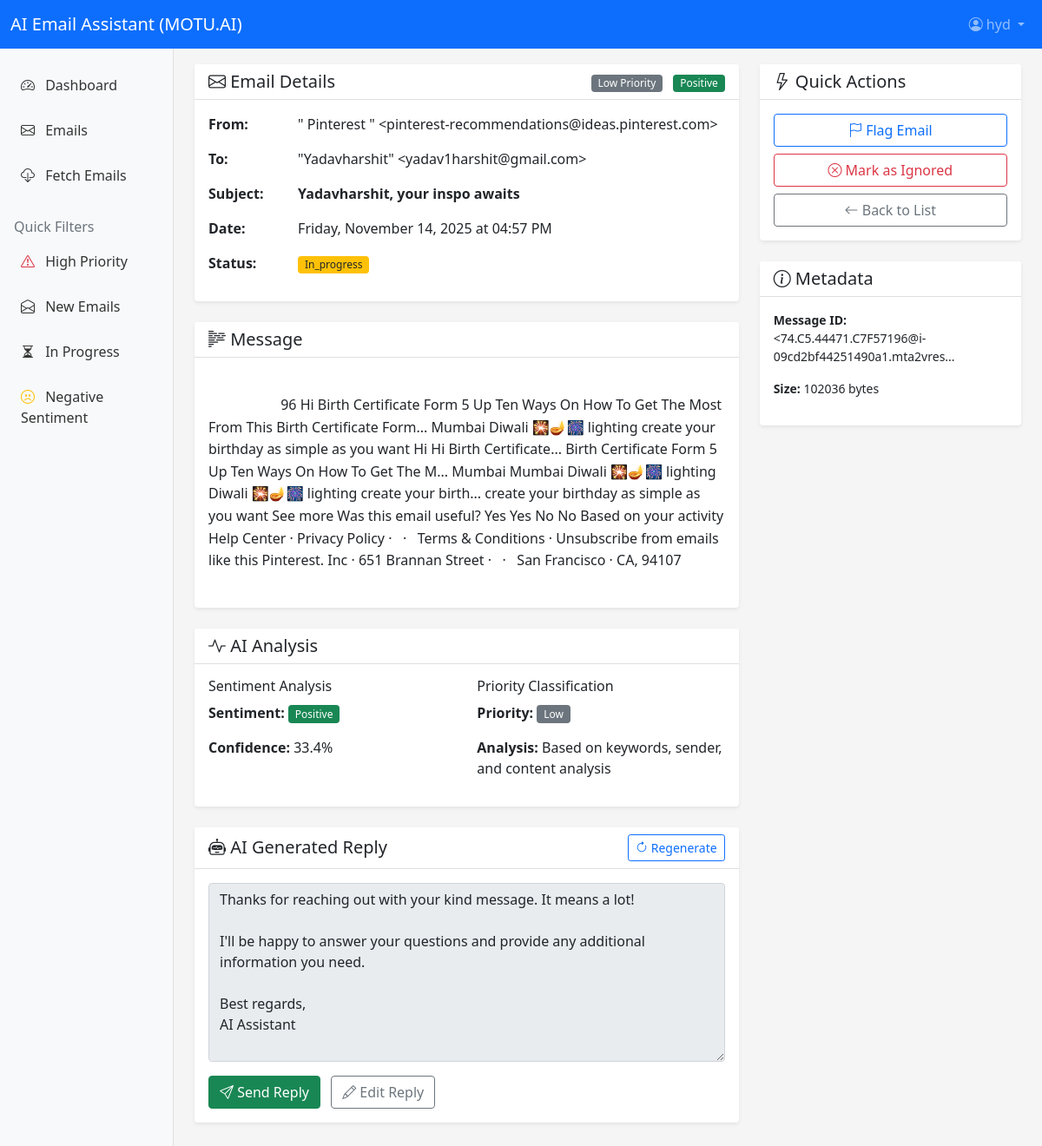
/email/2 (signed in), run on the app's committed database.
### app/models.py (models this page shows, shortened)
class User(UserMixin, db.Model):
    __tablename__ = 'users'
    id = db.Column(db.Integer, primary_key=True)
    email = db.Column(db.String(120), unique=True, nullable=False, index=True)
    username = db.Column(db.String(80), unique=True, nullable=False)
    password_hash = db.Column(db.String(255), nullable=False)
    is_active = db.Column(db.Boolean, default=True)
    is_admin = db.Column(db.Boolean, default=False)
    created_at = db.Column(db.DateTime, default=datetime.utcnow)
    last_login = db.Column(db.DateTime)
    emails = db.relationship('Email', backref='user', lazy='dynamic')
    ai_usage = db.relationship('AIModelUsage', backref='user', lazy='dynamic')

class Email(db.Model):
    __tablename__ = 'emails'
    id = db.Column(db.Integer, primary_key=True)
    message_id = db.Column(db.String(255), unique=True, nullable=False, index=True)
    user_id = db.Column(db.Integer, db.ForeignKey('users.id'), nullable=False)
    thread_id = db.Column(db.Integer, db.ForeignKey('email_threads.id'), nullable=True)
    from_address = db.Column(db.String(255), nullable=False, index=True)
    to_address = db.Column(db.String(255), nullable=False)
    cc_address = db.Column(db.String(500))
    subject = db.Column(db.String(500), nullable=False)
    body = db.Column(db.Text)
    body_plain = db.Column(db.Text)
    body_html = db.Column(db.Text)
    received_at = db.Column(db.DateTime, nullable=False, index=True)
    created_at = db.Column(db.DateTime, default=datetime.utcnow)
    replied_at = db.Column(db.DateTime)
    sentiment = db.Column(db.String(20), index=True)  # positive, negative, neutral
    sentiment_score = db.Column(db.Float)  # confidence score
    priority = db.Column(db.String(20), index=True)  # high, medium, low
    status = db.Column(db.String(20), default='new', index=True)  # new, in_progress, replied, ignored
    is_read = db.Column(db.Boolean, default=False)
    is_flagged = db.Column(db.Boolean, default=False)
    generated_reply = db.Column(db.Text)
    ai_model_used = db.Column(db.String(50))
    message_size = db.Column(db.Integer)
    in_reply_to = db.Column(db.String(255))
    references = db.Column(db.Text)
    __table_args__ = (
        db.Index('idx_email_user_status', 'user_id', 'status'),
        db.Index('idx_email_user_priority', 'user_id', 'priority'),
        db.Index('idx_email_user_sentiment', 'user_id', 'sentiment'),
        db.Index('idx_email_received_at', 'received_at'),
    )
    @property
    def sentiment_badge_class(self):
        classes = {
            'positive': 'badge-success',
            'negative': 'badge-danger',
            'neutral': 'badge-secondary'
        }
        return classes.get(self.sentiment, 'badge-secondary')
    @property
    def priority_badge_class(self):
        classes = {
            'high': 'badge-danger',
            'medium': 'badge-warning',
            'low': 'badge-secondary'
        }
        return classes.get(self.priority, 'badge-secondary')
    @property
    def status_badge_class(self):
        classes = {
            'new': 'badge-primary',
            'in_progress': 'badge-warning',
            'replied': 'badge-success',
            'ignored': 'badge-secondary'
        }
        return classes.get(self.status, 'badge-secondary')

### app/main/routes.py (the view)
@bp.route("/email/<int:email_id>")
@login_required
def email_detail(email_id):
    master_user_id = get_master_user_id()
    email = Email.query.filter_by(id=email_id, user_id=master_user_id).first_or_404()
    if not email.is_read:
        email.is_read = True
        db.session.commit()
    return render_template(
        "main/email_detail.html", title="Email Details", email=email
    )

### app/main/routes.py (called while the page is built)
def get_master_user_id() -> int:
    imap_email = current_app.config.get("IMAP_USERNAME") or os.getenv("IMAP_USERNAME")
    if imap_email:
        master = User.query.filter_by(email=imap_email).first()
        if master:
            return master.id
    fallback = User.query.filter_by(is_active=True).order_by(User.id.asc()).first()
    if fallback:
        return fallback.id
    if current_user and current_user.is_authenticated:
        return current_user.id
    return 1

### app/models.py (called while the page is built)
@login_manager.user_loader
def load_user(user_id):
    return User.query.get(int(user_id))

### app/templates/main/email_detail.html (shortened to what this page needs)
{% extends "base.html" %}
{% block content %}
<div class="row">
    <div class="col-md-8">
        <div class="card mb-4">
            <div class="card-header d-flex justify-content-between align-items-center">
                <h5 class="mb-0"><i class="bi bi-envelope"></i> Email Details</h5>
                <div>
                    <span class="badge {{ email.priority_badge_class }} me-2">{{ email.priority|title }} Priority</span>
                    <span class="badge {{ email.sentiment_badge_class }}">{{ email.sentiment|title }}</span>
                </div>
            </div>
            <div class="card-body">
                <div class="row mb-3">
                    <div class="col-md-2"><strong>From:</strong></div>
                    <div class="col-md-10">{{ email.from_address }}</div>
                </div>
                <div class="row mb-3">
                    <div class="col-md-2"><strong>To:</strong></div>
                    <div class="col-md-10">{{ email.to_address }}</div>
                </div>
                <div class="row mb-3">
                    <div class="col-md-2"><strong>Subject:</strong></div>
                    <div class="col-md-10"><strong>{{ email.subject }}</strong></div>
                </div>
                <div class="row mb-3">
                    <div class="col-md-2"><strong>Date:</strong></div>
                    <div class="col-md-10">{{ email.received_at.strftime('%A, %B %d, %Y at %I:%M %p') }}</div>
                </div>
                <div class="row mb-3">
                    <div class="col-md-2"><strong>Status:</strong></div>
                    <div class="col-md-10">
                        <span class="badge {{ email.status_badge_class }}">{{ email.status|title }}</span>
                    </div>
                </div>
            </div>
        </div>
        <div class="card mb-4">
            <div class="card-header">
                <h5 class="mb-0"><i class="bi bi-body-text"></i> Message</h5>
            </div>
            <div class="card-body">
                <div class="email-body">
                    {{ email.body|replace('\n', '<br>')|safe }}
                </div>
            </div>
        </div>
        <div class="card mb-4">
            <div class="card-header">
                <h5 class="mb-0"><i class="bi bi-activity"></i> AI Analysis</h5>
            </div>
            <div class="card-body">
                <div class="row">
                    <div class="col-md-6">
                        <h6>Sentiment Analysis</h6>
                        <p>
                            <strong>Sentiment:</strong>
                            <span class="badge {{ email.sentiment_badge_class }}">
                                {{ email.sentiment|title }}
                            </span>
                        </p>
                        <p><strong>Confidence:</strong> {{ (email.sentiment_score * 100)|round(1) }}%</p>
                    </div>
                    <div class="col-md-6">
                        <h6>Priority Classification</h6>
                        <p>
                            <strong>Priority:</strong>
                            <span class="badge {{ email.priority_badge_class }}">
                                {{ email.priority|title }}
                            </span>
                        </p>
                        <p><strong>Analysis:</strong> Based on keywords, sender, and content analysis</p>
                    </div>
                </div>
            </div>
        </div>
        {% if email.generated_reply %}
        <div class="card mb-4" id="reply">
            <div class="card-header d-flex justify-content-between align-items-center">
                <h5 class="mb-0"><i class="bi bi-robot"></i> AI Generated Reply</h5>
                <div>
                    <form method="POST" action="{{ url_for('main.generate_email_reply', email_id=email.id) }}" class="d-inline">
                        <button type="submit" class="btn btn-sm btn-outline-primary">
                            <i class="bi bi-arrow-clockwise"></i> Regenerate
                        </button>
                    </form>
                </div>
            </div>
            <div class="card-body">
                <textarea class="form-control" rows="8" id="replyText" readonly>{{ email.generated_reply }}</textarea>
                <div class="mt-3">
                    <form method="POST"
                          action="{{ url_for('main.send_email_reply', email_id=email.id) }}"
                          onsubmit="prepareReply()">
                        <button type="submit" class="btn btn-success me-2">
                            <i class="bi bi-send"></i> Send Reply
                        </button>
                        <button type="button" class="btn btn-outline-secondary"
                                onclick="editReply(this)">
                            <i class="bi bi-pencil"></i> Edit Reply
                        </button>
                    </form>
                </div>
            </div>
        </div>
        {% endif %}
    </div>
    <div class="col-md-4">
        <div class="card mb-4">
            <div class="card-header">
                <h5 class="mb-0"><i class="bi bi-lightning"></i> Quick Actions</h5>
            </div>
            <div class="card-body">
                <div class="d-grid gap-2">
                    <button class="btn btn-outline-primary"
                            onclick="toggleFlagEmail({{ email.id }}, {{ 'true' if email.is_flagged else 'false' }})">
                        <i class="bi {% if email.is_flagged %}bi-flag-fill{% else %}bi-flag{% endif %}"></i>
                        {% if email.is_flagged %}Remove Flag{% else %}Flag Email{% endif %}
                    </button>
                    <button type="button"
                            class="btn btn-outline-danger"
                            onclick="updateEmailStatus({{ email.id }}, 'ignored')">
                        <i class="bi bi-x-circle"></i> Mark as Ignored
                    </button>
                    <a href="{{ url_for('main.emails_list') }}" class="btn btn-outline-secondary">
                        <i class="bi bi-arrow-left"></i> Back to List
                    </a>
                </div>
            </div>
        </div>
        <div class="card mb-4">
            <div class="card-header">
                <h5 class="mb-0"><i class="bi bi-info-circle"></i> Metadata</h5>
            </div>
            <div class="card-body">
                <small>
                    <p><strong>Message ID:</strong><br>{{ email.message_id[:50] }}...</p>
                    <p><strong>Size:</strong> {{ email.message_size }} bytes</p>
                </small>
            </div>
        </div>
    </div>
</div>
{% endblock %}

### app/templates/partials/_navbar.html (shortened to what this page needs)
<nav class="navbar navbar-expand-lg navbar-dark bg-primary fixed-top">
    <div class="container-fluid">
        <a class="navbar-brand" href="{{ url_for('main.index') }}">
             AI Email Assistant (MOTU.AI)
        </a>
        <div class="collapse navbar-collapse" id="navbarNav">
            <ul class="navbar-nav ms-auto">
                {% if current_user.is_authenticated %}
                    <li class="nav-item dropdown">
                        <a class="nav-link dropdown-toggle" href="#" id="navbarDropdown" role="button" data-bs-toggle="dropdown">
                            <i class="bi bi-person-circle"></i> {{ current_user.username }}
                        </a>
                    </li>
                {% endif %}
            </ul>
        </div>
    </div>
</nav>

### app/static/css/main.css (style rules this page uses)
:root { --primary-color: #0d6efd; --secondary-color: #6c757d; --success-color: #198754; --danger-color: #dc3545; --warning-color: #ffc107; --info-color: #0dcaf0; --light-color: #f8f9fa; --dark-color: #212529; }
body { padding-top: 50px; }
body { font-family: 'Segoe UI', Tahoma, Geneva, Verdana, sans-serif; background-color: #f5f5f5; }
.card { border: none; box-shadow: 0 0.125rem 0.25rem rgba(0, 0, 0, 0.075); transition: box-shadow 0.3s ease; }
.card-header { background-color: #fff; border-bottom: 1px solid rgba(0, 0, 0, 0.125); font-weight: 600; }
.badge { font-weight: 500; padding: 0.35em 0.65em; }
.email-body { line-height: 1.6; white-space: pre-wrap; word-wrap: break-word; }
.card { animation: fadeInUp 0.3s ease-out; }
.navbar, .navbar-nav, .nav-item { overflow: visible !important; }
.badge-success { background-color: var(--success-color); color: #fff; }
.badge-warning { background-color: var(--warning-color); color: #212529; }
.badge-secondary { background-color: var(--secondary-color); color: #fff; }

### data on the page
User: username "hyd"
Email: priority "Low", sentiment "Positive", from_address "\" Pinterest \" <pinterest-recommendations@ideas.pinterest.com>", to_address "\"Yadavharshit\" <yadav1harshit@gmail.com>", subject "Yadavharshit, your inspo awaits", received_at "Friday, November 14, 2025 at 04:57 PM", status "In_progress", body "96 Hi Birth Certificate Form 5 Up Ten Ways On How To Get The Most From This Birth Certificate Form... Mumbai Diwali 🎇🪔🎆 lighting create your birthday as simple as you want Hi Hi Birth Certificate... Birth Certificate Form 5 Up Ten Ways On How To Get The M... Mumbai Mumbai Diwali 🎇🪔🎆 lighting Diwali 🎇🪔🎆 lighting create your birth... create your birthday as simple as you want See more Was this email useful? Yes Yes No No Based on your activity Help Center · Privacy Policy · · Terms & Conditions · Unsubscribe from emails like this Pinterest. Inc · 651 Brannan Street · · San Francisco · CA, 94107", (email.sentiment_score*100)|round(1) "33.4", generated_reply "Thanks for reaching out with your kind message. It means a lot! I'll be happy to answer your questions and provide any additional information you need. Best regards, AI Assistant", message_size "102036"

### other printed values
{{ email.message_id[:50] }} "<74.C5.44471.C7F57196@i-09cd2bf44251490a1.mta2vres"
